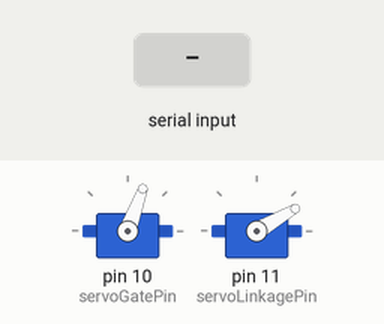
Bench run of a sketch on a simulated Arduino Uno, built with avr-gcc and run on an emulated ATmega328P. Shown: 2 × servo. The test bench sets the inputs (shaded band).

Above: at 1.2 s.
1.3 s: "d" received over Serial
At 3.5 s:
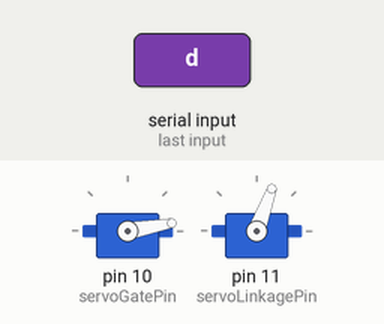
4.3 s: "g" received over Serial
At 5.4 s:
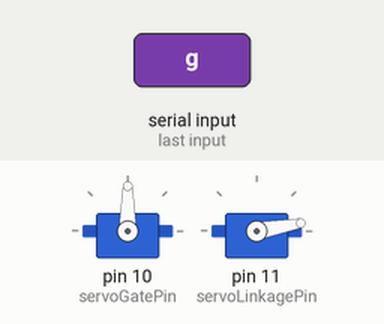
6.3 s: "l" received over Serial
At 6.6 s:
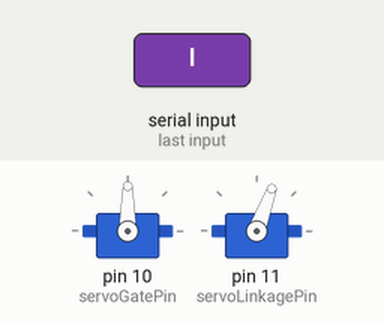
7.8 s: "." received over Serial
At 8.9 s:
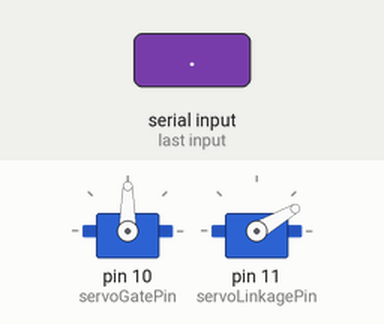
9.3 s: "b" received over Serial
At 10.1 s:
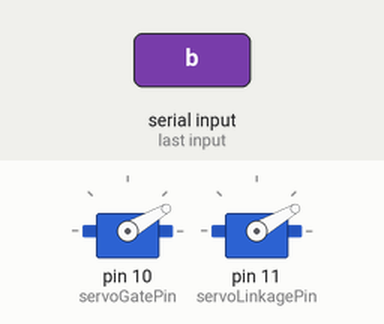
10.8 s: "l" received over Serial
At 11.2 s:
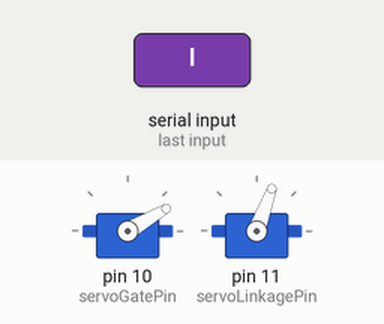
Timing chart, 0 to 13.3 s (numbered marks = the images above; inputs shaded):
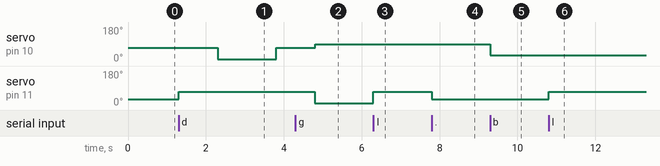

The sketch:

BensGreatestInventionCode.ino
```cpp
#include <Servo.h>

Servo servoGate; Servo servoLinkage;

int servoGatePin = 10; int servoLinkagePin = 11;

int val;

void setup() {
  // put your setup code here, to run once:

  servoGate.attach(servoGatePin);
  servoLinkage.attach(servoLinkagePin);
  servoGate.write(70);
  servoLinkage.write(30);

  Serial.begin(9600);
}

void loop() {
  // put your main code here, to run repeatedly:
  if (Serial.available()){
    val = Serial.read();

    if (val == 'l') {
    // for (int angle = 0; angle <= 70; angle += 1) {  // rotate slowly from 0 degrees to 120 degrees, one by one degree
      servoLinkage.write(70);  // control servo to go to position in variable 'angle'
      delay(10);         // waits 10ms for the servo to reach the position

    }

    if (val == '.') {
    // for (int angle = 70; angle >= 0; angle -= 1) {  // rotate from 120 degrees to 0 degrees, one by one degree
      servoLinkage.write(30);                        // control servo to go to position in variable 'angle'
      delay(10);                               // waits 10ms for the servo to reach the position
    }

    if (val == 'g') {
    // for (int angle = 0; angle <= 70; angle += 1) {  // rotate slowly from 0 degrees to 120 degrees, one by one degree
      servoGate.write(90);  // control servo to go to position in variable 'angle'
      delay(10);         // waits 10ms for the servo to reach the position

    }

    if (val == 'b') {
    // for (int angle = 70; angle >= 0; angle -= 1) {  // rotate from 120 degrees to 0 degrees, one by one degree
      servoGate.write(30);                        // control servo to go to position in variable 'angle'
      delay(10);                               // waits 10ms for the servo to reach the position
    }

    if (val == 'd') {
      servoLinkage.write(70); //lift discs up
      delay(1000);
      servoGate.write(10); //open gate
      delay(1500);
      servoGate.write(70); //close gate
      delay(1000);
      servoLinkage.write(10);//lower linkage

    }
  }

}
```

Measured:
- after the input at 1.3 s, servo on pin 10 (servoGatePin): 70° → 10° after 1.0 s, → 70° 1.5 s later; servo on pin 11 (servoLinkagePin): 30° → 70° at once
- after the input at 4.3 s, servo on pin 10 (servoGatePin): 70° → 90° after 0.50 s
- after the input at 6.3 s, servo on pin 11 (servoLinkagePin): 10° → 70° at once
- after the input at 7.8 s, servo on pin 11 (servoLinkagePin): 70° → 30° at once
- after the input at 9.3 s, servo on pin 10 (servoGatePin): 90° → 30° at once
- after the input at 10.8 s, servo on pin 11 (servoLinkagePin): 30° → 70° at once
